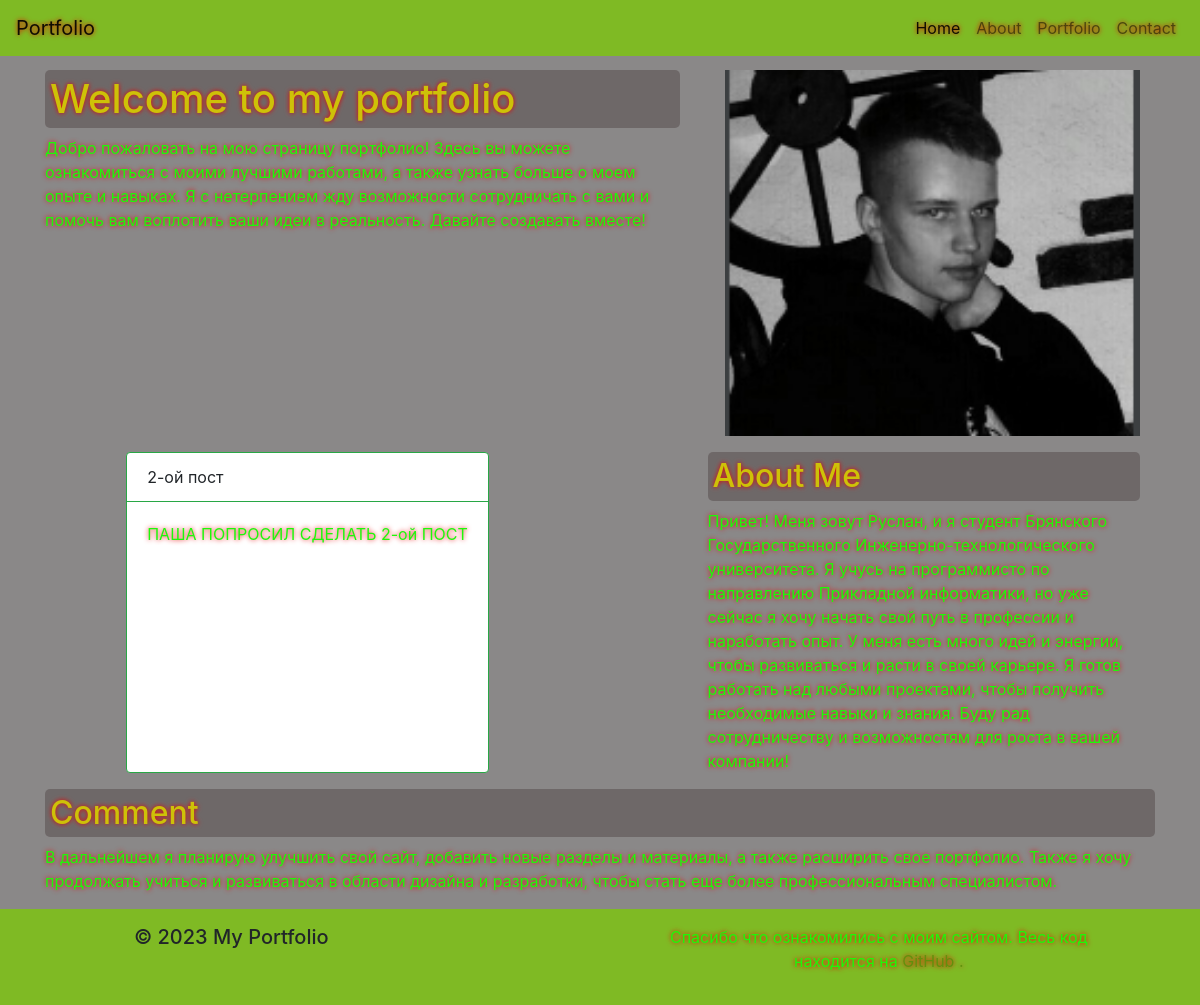
The app's page /, older data.
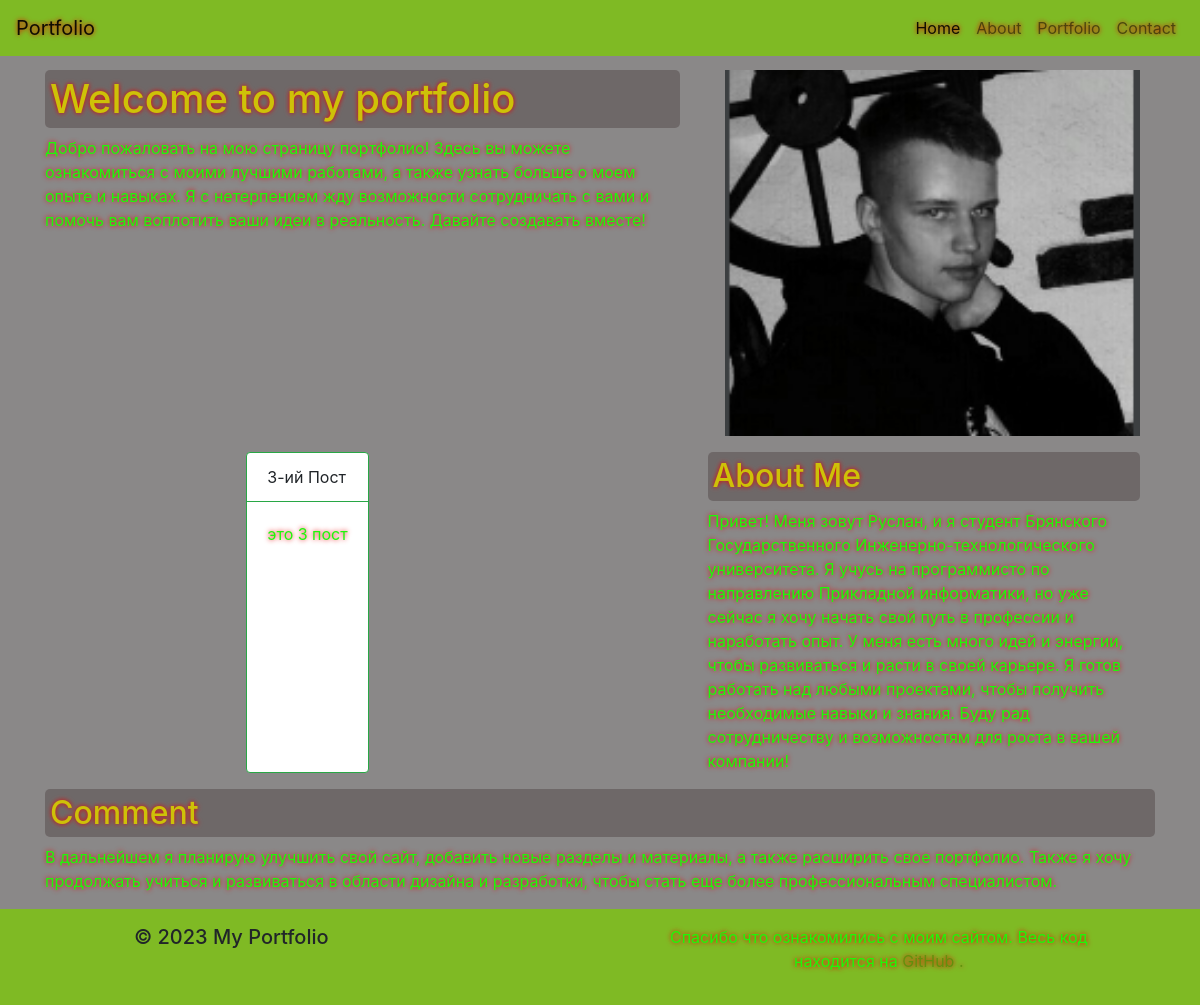
The same page, newer data.
### main/models.py (models this page shows, shortened)
class Post(models.Model):
    title = models.CharField(max_length=100)
    text = models.TextField()

### main/views.py (the view)
# urls.py: path('', views.index, name='home'),
def index(request) :
    post = Post.objects.order_by('-id')[:1]
    data = {
        'title': 'Главная страница',
        'card': ['категория', 'текст', 'вывод'],
        'post': post,
    }
    return render(request, 'main/index.html', {'data': data})

### main/templates/main/index.html (shortened to what this page needs)
{% extends 'main/baze.html' %}
{% block content%}
  <div class="container adaptive-text">
    <div class="row justify-content-between">
        <div class="col-7">
            <h1>Welcome to my portfolio</h1>
            <p>Добро пожаловать на мою страницу портфолио! Здесь вы можете ознакомиться с
                моими лучшими работами, а также узнать больше о моем опыте и навыках. Я с
                нетерпением жду возможности сотрудничать с вами и помочь
                вам воплотить ваши идеи в реальность. Давайте создавать вместе!</p>
        </div>
        <div class="col-5">
            <div class="container justify-content-between ">
                <img src="static/main/img/img_1.png" alt="">
            </div>
        </div>
    </div>
    <div class="container mt-3 adaptive-text">
        <div class="row justify-content-between">
            <div class="col-6 row justify-content-center ">
                {% for el in data.post %}
                    <div class="card border-success mb-3 card--blur" >
                      <div class="card-header bg-transparent border-success">{{el.title}}</div>
                      <div class="card-body text-success">
                        <p class="card-text">{{el.text}}</p>
                      </div>
                    </div>
                {% endfor %}
            </div>
            <div class="col-5">
            <h2>About Me</h2>
            <p>Привет! Меня зовут Руслан, и я студент Брянского Государственного Инженерно-технологического университета. Я учусь на программисто по направлению Прикладной информатики,
                но уже сейчас я хочу начать свой путь в профессии и наработать опыт.
                У меня есть много идей и энергии, чтобы развиваться и расти в своей карьере.
                Я готов работать над любыми проектами, чтобы получить необходимые навыки и знания.
                Буду рад сотрудничеству и возможностям для роста в вашей компании!</p>
            </div>
        </div>
    </div>
    <h2>Comment</h2>
    <p>В дальнейшем я планирую улучшить свой сайт, добавить новые разделы и материалы, а
        также расширить свое портфолио. Также я хочу продолжать учиться и развиваться
        в области дизайна и разработки, чтобы стать еще более профессиональным специалистом.</p>
  </div>
{% endblock %}

Row changes from the older to the newer data that the page shows:
no longer on this page (row unchanged): Post: title "2-ой пост", text "ПАША ПОПРОСИЛ СДЕЛАТЬ 2-ой ПОСТ"
added Post: title "3-ий Пост", text "это 3 пост"
